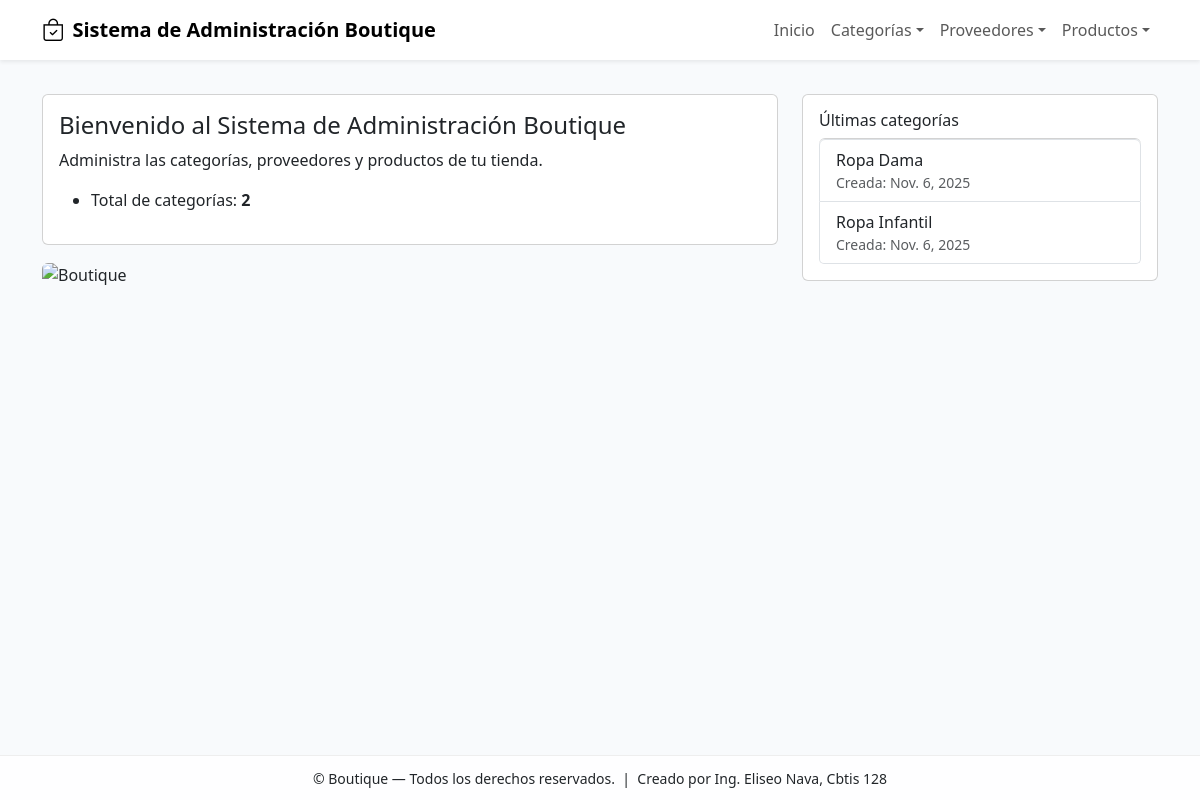
The page / on the database its author committed.
### app_Boutique/models.py (models this page shows, shortened)
class Categoria(models.Model):
    nombre = models.CharField(max_length=45)
    descripcion = models.TextField()
    fechacreacion = models.DateField(auto_now_add=True)
    activo = models.BooleanField(default=True)
    tipo = models.CharField(max_length=20)
    slug = models.SlugField(max_length=100, unique=True)

### app_Boutique/views.py (the view)
# urls.py: path('', views.inicio_boutique, name='inicio_boutique'),
def inicio_boutique(request):
    total_categorias = Categoria.objects.count()
    categorias = Categoria.objects.all().order_by('-fechacreacion')[:5]
    return render(request, 'inicio.html', {'total_categorias': total_categorias, 'categorias': categorias})

### app_Boutique/templates/inicio.html (shortened to what this page needs)
{% extends "base.html" %}
{% block content %}
  <div class="row">
    <div class="col-md-8">
      <div class="card p-3">
        <h4>Bienvenido al Sistema de Administración Boutique</h4>
        <p>Administra las categorías, proveedores y productos de tu tienda.</p>
        <ul>
          <li>Total de categorías: <strong>{{ total_categorias }}</strong></li>
        </ul>
      </div>
      <div class="mt-3">
        <img src="https://images.unsplash.com/photo-1512436991641-6745cdb1723f?q=80&w=1200&auto=format&fit=crop" alt="Boutique" class="img-fluid rounded">
      </div>
    </div>
    <div class="col-md-4">
      <div class="card p-3">
        <h6>Últimas categorías</h6>
        <ul class="list-group">
          {% for c in categorias %}
            <li class="list-group-item">{{ c.nombre }} <small class="text-muted d-block">Creada: {{ c.fechacreacion }}</small></li>
          {% empty %}
            <li class="list-group-item">No hay categorías aún.</li>
          {% endfor %}
        </ul>
      </div>
    </div>
  </div>
{% endblock %}

### app_Boutique/templates/base.html (style rules this page uses)
body { padding-top: 70px; background-color: #f8fafc; }

### rows shown on the page
Categoria: nombre "Ropa Dama", fechacreacion "Nov. 6, 2025"
Categoria: nombre "Ropa Infantil", fechacreacion "Nov. 6, 2025"

### other values the page prints
{{ total_categorias }} "2"
